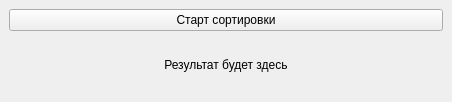
<?xml version="1.0" encoding="UTF-8"?>
<ui version="4.0">
 <class>MainWindow</class>
 <widget class="QMainWindow" name="MainWindow">
  <property name="geometry">
   <rect>
    <x>0</x>
    <y>0</y>
    <width>452</width>
    <height>102</height>
   </rect>
  </property>
  <property name="windowTitle">
   <string>Параллельная сотрировка Quick Sort vs Heap Sort</string>
  </property>
  <widget class="QWidget" name="centralwidget">
   <layout class="QVBoxLayout" name="verticalLayout">
    <item>
     <widget class="QPushButton" name="startButton">
      <property name="text">
       <string>Старт сортировки</string>
      </property>
     </widget>
    </item>
    <item>
     <widget class="QLabel" name="resultLabel">
      <property name="text">
       <string>Результат будет здесь</string>
      </property>
      <property name="alignment">
       <set>Qt::AlignCenter</set>
      </property>
     </widget>
    </item>
   </layout>
  </widget>
 </widget>
 <resources/>
 <connections/>
</ui>
